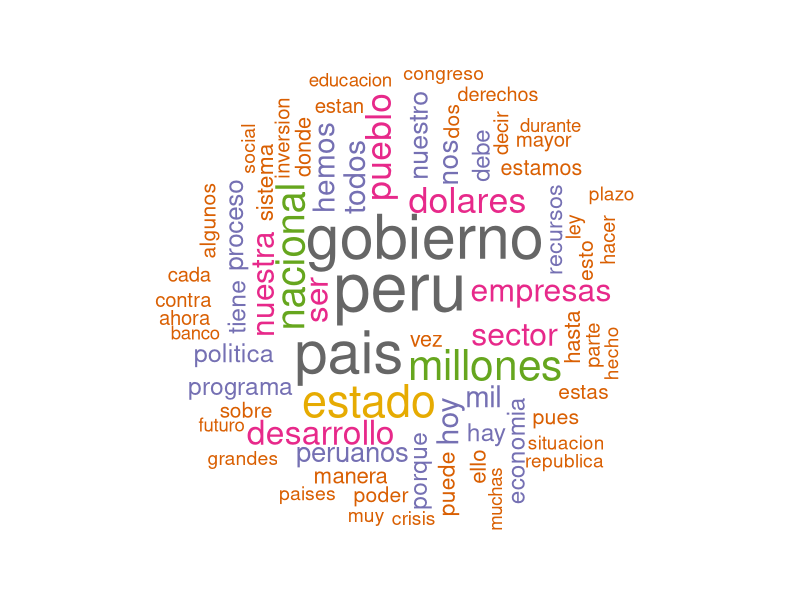
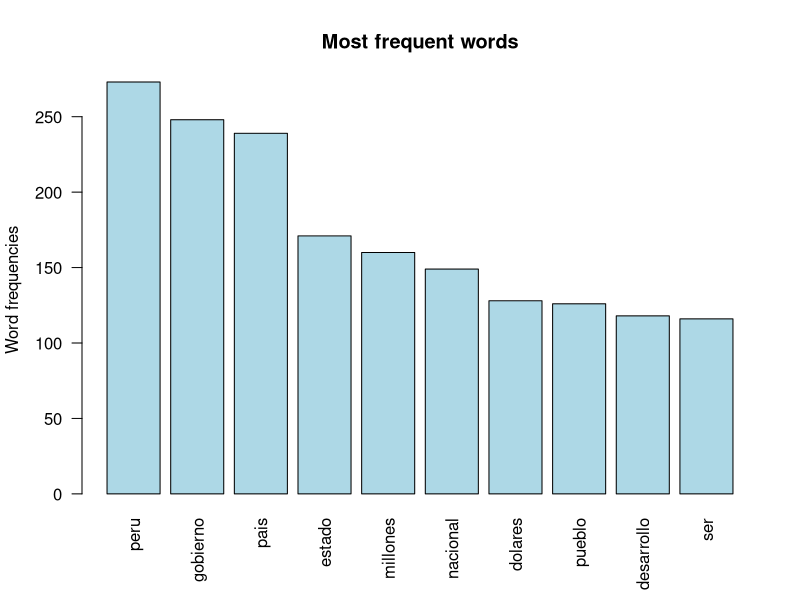

The R script that drew these images, in order:
## ---- chunk 1
library("tm")
library("SnowballC")
library("wordcloud")
library("RColorBrewer")
## ---- chunk 2
text <- readLines("Discursos Fujimori (1990-2000).txt")
## ---- chunk 3
docs <- Corpus(VectorSource(text))
## ---- chunk 4
toSpace <- content_transformer(function (x , pattern ) gsub(pattern, " ", x))
docs <- tm_map(docs, toSpace, "/")
docs <- tm_map(docs, toSpace, "@")
docs <- tm_map(docs, toSpace, "\\|")
## ---- chunk 5
# Convert the text to lower case
docs <- tm_map(docs, content_transformer(tolower))
# Remove numbers
docs <- tm_map(docs, removeNumbers)
# Remove english common stopwords
docs <- tm_map(docs, removeWords, stopwords("english"))
# Remove your own stop word
# specify your stopwords as a character vector
docs <- tm_map(docs, removeWords, c("que","los","del","las","con","por","para","una","como","esta","este","mas","a<c3><b1>os","han","pero","sus","sin","a<c3><b1>os","a<c3><b1>o","año","años","estos","son","tambien","todo","sido","sino","esa","desde","solo","entre","asi","ese","eso","asimismo")) 
# Remove punctuations
docs <- tm_map(docs, removePunctuation)
# Eliminate extra white spaces
docs <- tm_map(docs, stripWhitespace)
# Text stemming
# docs <- tm_map(docs, stemDocument)
## ---- chunk 6
dtm <- TermDocumentMatrix(docs)
m <- as.matrix(dtm)
v <- sort(rowSums(m),decreasing=TRUE)
d <- data.frame(word = names(v),freq=v)
head(d, 30)
## ---- chunk 7
set.seed(1234)
wordcloud(words = d$word, freq = d$freq, min.freq = 1,
          max.words=70, random.order=FALSE, rot.per=0.35, 
          colors=brewer.pal(8, "Dark2"))
## ---- chunk 8
findFreqTerms(dtm, lowfreq = 100)
## ---- chunk 9
findAssocs(dtm, terms = "sector", corlimit = 0.2)
## ---- chunk 10
barplot(d[1:10,]$freq, las = 2, names.arg = d[1:10,]$word,
        col ="lightblue", main ="Most frequent words",
        ylab = "Word frequencies")
